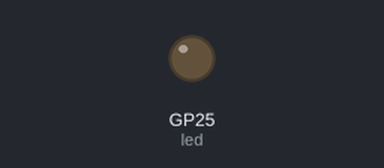
Recording of a program running on a simulated Raspberry Pi Pico running MicroPython. On the bench: output pins drawn as LEDs (lit = HIGH). WiFi joins after 1.5 s; web requests get an empty 200 reply after 0.4 s; the clock reads 2024-03-15 10:24:30 at power-on unless the program sets it; what the program prints to the serial console is not drawn. At 4.6 s the program stops and its outputs stay as they are.

Above: at 0.05 s.
Timing chart, 0 to 3.0 s (numbered marks = the images above):
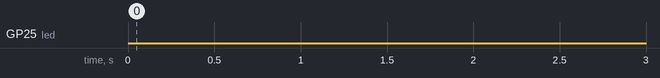

Measured:
- by itself, GP25 (led): LOW → HIGH at 3.0 s, → LOW 0.22 s later, → HIGH 0.20 s later, → LOW 0.20 s later, … (6 changes in this stretch)

The program:

04_send_raspberrypi_ip_to_chatwork_script.py
```python
from machine import Pin
import network
import time
import urequests
import gc
import sys

# 必要なパスを確認し追加
REMOTE_CODE_PATH = "/remote_code"
LIB_PATH = f"{REMOTE_CODE_PATH}/lib"
if REMOTE_CODE_PATH not in sys.path:
    sys.path.append(REMOTE_CODE_PATH)
if LIB_PATH not in sys.path:
    sys.path.append(LIB_PATH)

# デバッグモード
DEBUG = True

# LED設定
led = Pin("LED", Pin.OUT)

# 設定
CHATWORK_API_TOKEN = "fba258f13899e421b3ab7a3a50488807"
CHATWORK_ROOM_ID = "67575950"
CHATWORK_API_URL = f"https://api.chatwork.com/v2/rooms/{CHATWORK_ROOM_ID}/messages"

MAX_WAIT = 30
MAX_RETRIES = 3
RETRY_DELAY = 10

# Wi-Fi設定
WIFI_SETTINGS = [
    {"ssid": "740635A8CCFD-2G", "password": "nn5rh49s5d7saa"},
    {"ssid": "TP-Link_A208", "password": "15405173"},
    {"ssid": "moonwalker", "password": "11112222"}
]

# グローバル変数
wlan = None
current_ssid = None

def debug_print(*args):
    if DEBUG:
        print("DEBUG:", *args)

def connect_wifi():
    """Wi-Fi接続を確立"""
    global wlan, current_ssid
    if wlan is None:
        wlan = network.WLAN(network.STA_IF)
    if wlan.isconnected():
        debug_print("Wi-Fi already connected.")
        return True, current_ssid or wlan.config("essid"), wlan

    wlan.active(False)
    time.sleep(1)
    wlan.active(True)

    for wifi_setting in WIFI_SETTINGS:
        try:
            debug_print(f"接続試行中: {wifi_setting['ssid']}...")
            wlan.connect(wifi_setting["ssid"], wifi_setting["password"])
            start = time.time()
            while time.time() - start < MAX_WAIT:
                if wlan.isconnected():
                    led.value(1)
                    current_ssid = wifi_setting["ssid"]
                    return True, current_ssid, wlan
                time.sleep(1)
        except Exception as e:
            debug_print(f"接続エラー: {e}")

    led.value(0)
    return False, None, None

def test_connection(ip, port=4040):
    """指定したIPとポートへの接続をテスト"""
    import socket
    try:
        addr = socket.getaddrinfo(ip, port)[0][-1]
        s = socket.socket()
        s.settimeout(1)  # 1秒タイムアウト
        result = s.connect_ex(addr)
        s.close()
        return result == 0
    except:
        return False

def find_raspberry_pi():
    """RaspberryPiのIPを探す"""
    try:
        # USB接続先（RaspberryPi）のIPをチェック
        debug_print("Checking USB connection...")
        if test_connection("raspberrypi.local", 4040):
            return "raspberrypi.local", True

        # ネットワーク内をスキャン
        if wlan and wlan.isconnected():
            base_ip = wlan.ifconfig()[0].rsplit('.', 1)[0]
            # よく使われるRaspberry PiのIPアドレスを優先的にチェック
            priority_hosts = [
                f"{base_ip}.1",     # デフォルトゲートウェイ
                f"{base_ip}.100",   # 固定IP設定でよく使用される
                f"{base_ip}.200",
                "192.168.1.100",
                "192.168.1.200"
            ]

            # 優先IPをチェック
            for ip in priority_hosts:
                debug_print(f"Checking priority IP: {ip}")
                if test_connection(ip, 4040):
                    return ip, True

        debug_print("Raspberry Pi not found")
        return None, False

    except Exception as e:
        debug_print(f"Error finding Raspberry Pi: {e}")
        return None, False

def send_to_chatwork(message):
    """Chatworkにメッセージを送信"""
    try:
        headers = {
            'X-ChatWorkToken': CHATWORK_API_TOKEN,
            'Content-Type': 'application/x-www-form-urlencoded'
        }

        data = f"body={message}"

        response = urequests.post(
            CHATWORK_API_URL,
            data=data,
            headers=headers
        )

        debug_print(f"Chatwork response: {response.status_code}")
        response.close()
        return True
    except Exception as e:
        debug_print(f"Error sending to Chatwork: {e}")
        return False

def create_network_info():
    """ネットワーク情報を収集"""
    info = []
    try:
        if wlan and wlan.isconnected():
            ifconfig = wlan.ifconfig()
            info.extend([
                f"Pico W IP: {ifconfig[0]}",
                f"Network Mask: {ifconfig[1]}",
                f"Gateway: {ifconfig[2]}",
                f"DNS: {ifconfig[3]}",
                f"SSID: {wlan.config('essid')}",
                f"RSSI: {wlan.status('rssi')}dBm"
            ])
    except Exception as e:
        info.append(f"Network info error: {e}")

    return "\n".join(info)

def main():
    """メイン処理"""
    debug_print("開始")

    try:
        # Wi-Fi接続
        connected, ssid, local_wlan = connect_wifi()
        if not connected:
            send_to_chatwork("[IP確認失敗] Wi-Fi接続できませんでした")
            return False

        # RaspberryPiを探す
        ip, found = find_raspberry_pi()

        # ネットワーク情報を収集
        network_info = create_network_info()

        if found:
            message = f"[IP確認成功] RaspberryPiのIP: {ip}\n\n{network_info}"
            led.value(1)
        else:
            message = f"[IP確認失敗] RaspberryPiが見つかりませんでした\n\n{network_info}"
            # エラー時のLED点滅
            for _ in range(3):
                led.value(1)
                time.sleep(0.2)
                led.value(0)
                time.sleep(0.2)

        # Chatworkに送信
        sent = send_to_chatwork(message)
        if not sent:
            debug_print("Chatworkへの送信に失敗しました")

    except Exception as e:
        debug_print(f"メインループエラー: {e}")
        try:
            send_to_chatwork(f"[エラー] {str(e)}")
        except:
            pass
        time.sleep(5)
    finally:
        led.value(0)
        if local_wlan and local_wlan.isconnected():
            local_wlan.active(False)
        gc.collect()

try:
    main()
except Exception as e:
    debug_print(f"致命的エラー: {e}")
    try:
        send_to_chatwork(f"[致命的エラー] {str(e)}")
    except:
        pass
```
